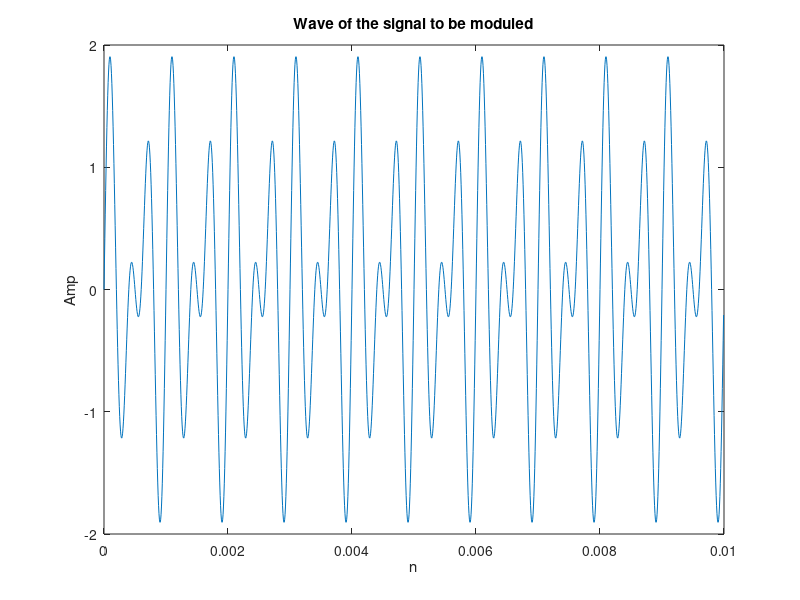
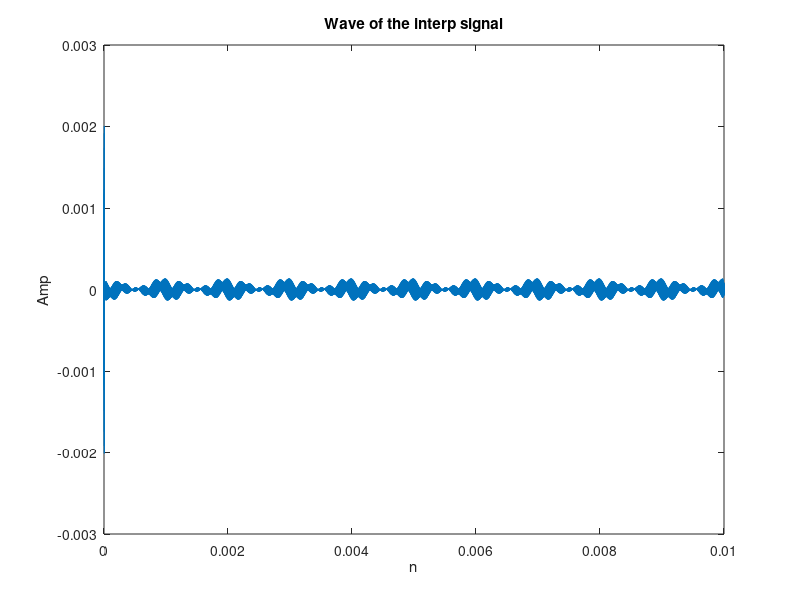
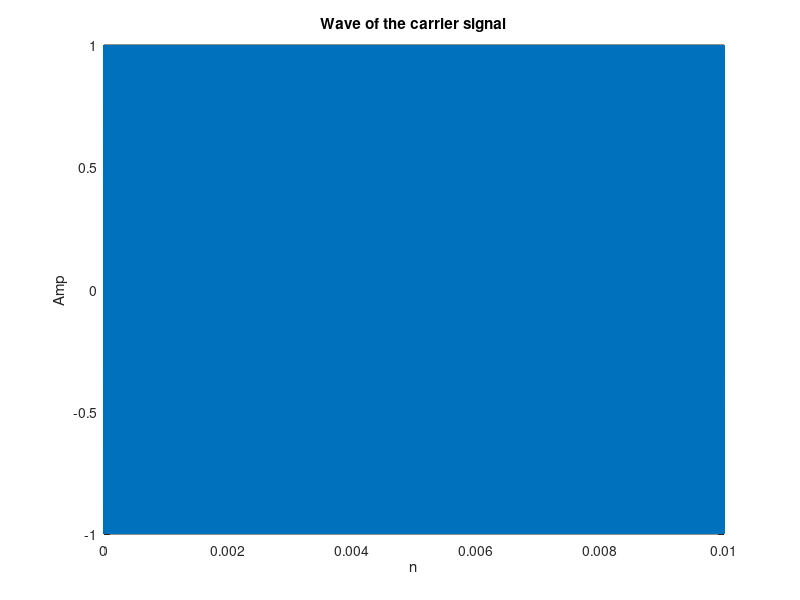
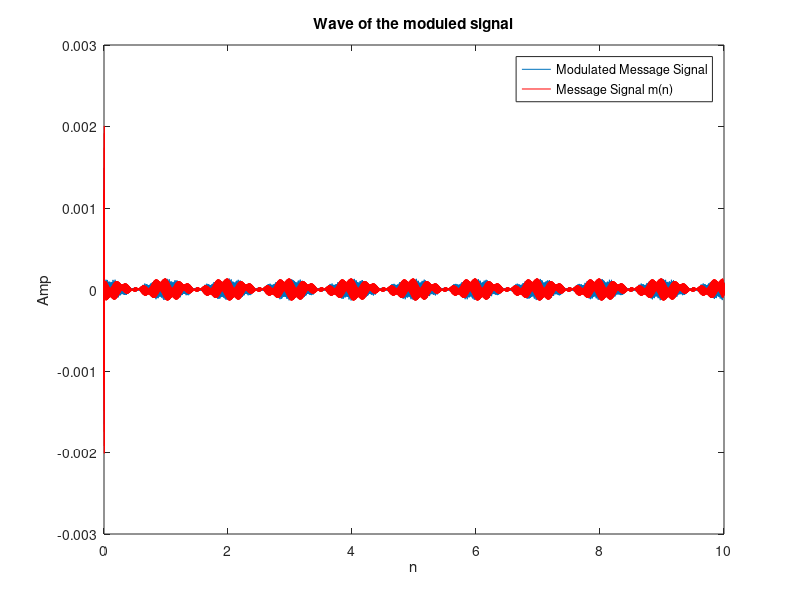

These figures' MATLAB source, in order:
%%This is the code of SDR course design project
%We create a digital transmiter and receiver based on DSB Module
%%
%Init parameter setting
clear all
clc
fs1=150e3;%we set the sampling rate of the f to 150kHz
t1=0:1/fs1:0.01-1/fs1;
fc=211011*4;
fs2=15e6;%we set the sampling rate of the carrier signal to 15MHz
t2=0:1/fs2:0.01-1/fs2;
load filteralpha.mat;
%%
f=sin(2*pi*2*10e2*t1)+sin(2*pi*3*10e2*t1);%the signal to be moduled
%f=filter(Num,1,f);%add a reshape filter
figure(1)
plot(t1,f);
title('Wave of the signal to be moduled');
xlabel("n");
ylabel("Amp");
%%
%Interp
f=interp(f,fs2/fs1);
f=filter(Num,1,f);
figure(2)
plot(t2,f);
title('Wave of the interp signal');
xlabel("n");
ylabel("Amp");
%%
%I side and Q side Modulation
I=f;%I sideroad
Q=0;% Q sideroad
%%
c=cos(2*pi*fc*t2);%Carrier Signal
figure(3)
plot(t2,c);
title('Wave of the carrier signal');
xlabel("n");
ylabel("Amp");
%%
%DSB Modulation
%to be continued
s=f.*c;
figure(4)
plot(t2/0.001,s,t2/0.001,f,"r-");
title('Wave of the moduled signal');
xlabel('n');
ylabel("Amp");
legend('Modulated Message Signal','Message Signal m(n)')
%%
Tx=s+Q;
%%
%drawing the spectum of the signal
N=length(Tx);
If=abs(fftshift(fft(Tx,N)));%fft
fi=fs2*(-N/2:N/2-1)/N;%digital freq=analog freq*T
figure(5)
plot(fi,If);
title('发送信号双边频域图像')
xlabel('rad');
ylabel('|I(f)|');
%%
%Receiver part
%%
%Costas环
mix=Tx.*cos(2*pi*fc*t2);
N=length(mix);
If=abs(fftshift(fft(mix,N)));%fft
fi=fs2*(-N/2:N/2-1)/N;%digital freq=analog freq*T
figure(6)
plot(fi,If);
title('发送信号双边频域图像')
xlabel('rad');
ylabel('|I(f)|');